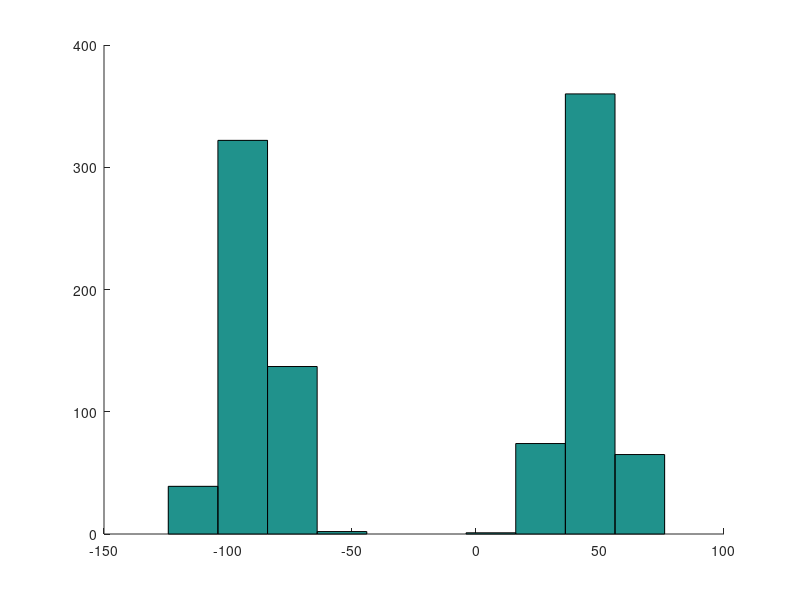
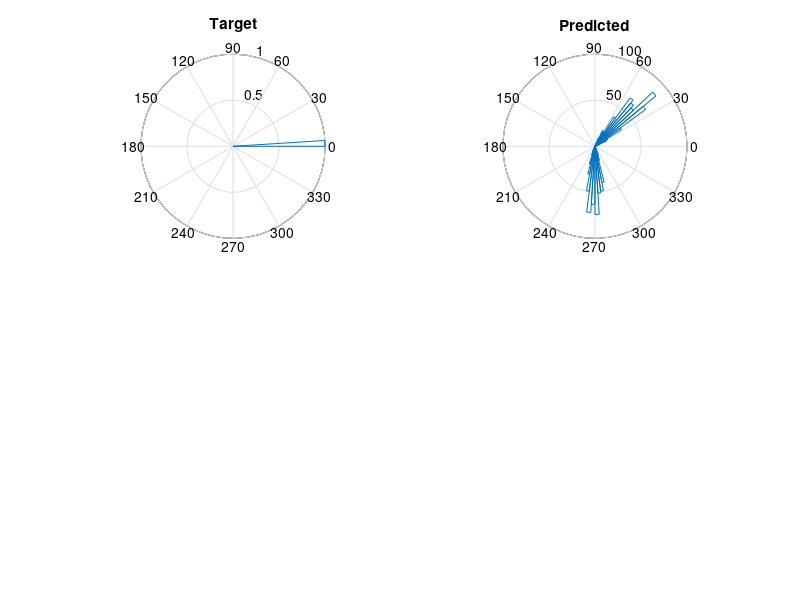

The MATLAB script that drew these images, in order: (Note: this script raises an error after producing the figures.)
%2012-06-03
clear 

num_trials = 1000;
target = 0;

predict_mean(1) = 45;
predict_sd(1) = 10;

predict_mean(2) = -90;
predict_sd(2) = 10;

% predict_mean(3) = 180;
% predict_sd(3) = 10;
% 
% predict_mean(4) = -90;
% predict_sd(4) = 10;

% predict_mean(1) = 45;
% predict_sd(1) = 10;
% 
% predict_mean(2) = -45;
% predict_sd(2) = 10;
% 
% predict_mean(3) = 135;
% predict_sd(3) = 10;
% 
% predict_mean(4) = -135;
% predict_sd(4) = 10;


num_mods = length(predict_mean);
num_trials_per_mod = floor(num_trials/num_mods);

itrial = 0;predicted_original=[];
for imodal = 1:num_mods
    
    while length(predicted_original) < num_trials_per_mod*imodal
        current_pick = random('Normal',predict_mean(imodal),predict_sd(imodal));
        if current_pick>-180 && current_pick<=180
            itrial =itrial+1;
            predicted_original(itrial,1) = current_pick;
        end
        
    end
    
end %modes

figure;hold all
hist(predicted_original)


figure;hold all

subplot(2,2,1)
rose(target*(pi/180),100)
title('Target')
subplot(2,2,2)
rose(predicted_original*(pi/180),100)
title('Predicted')

disp(' ')
disp('  Predicted Angle')
disp_mean_std(predicted_original)

%% Error per prediction

predicted=(predicted_original);

error = abs(predicted - target);
disp('  Error per prediction (single trial)')
disp_mean_std(error)

subplot(2,2,3);
rose(error*(pi/180),100)
title('Error per prediction (single trial)')

%% Error of average prediction

predicted = mean(predicted_original);

error = abs(predicted - target);
disp('  Error of average prediction')
disp_mean_std(error)
subplot(2,2,4);
rose(error*(pi/180),100)
title('Error of average prediction')

%% Error of average prediction (after making +-)
% 
% predicted=mean(abs(predicted_original));
% 
% error = abs(mean(predicted) - target);
% disp('  Error of average |prediction|')
% disp_mean_std(error)
% subplot(2,2,4);
% rose(error*(pi/180),100)
% title('Error of average |prediction|')

%% GIVE PATTERN



















